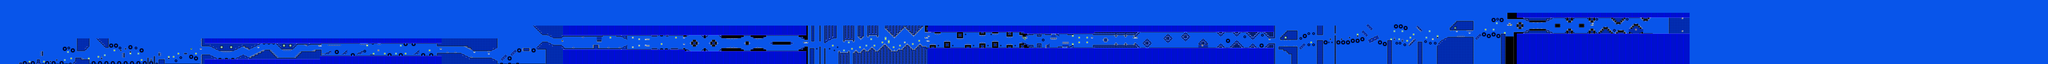

The image is a tile-based game level rendered from a .tmx file. Its description and source (layers, tilesets, objects; grid data summarised) follow:
An orthogonal 1280x40 tile map with 16x16 px tiles, 2 tile layers (SP, ...), 2 tilesets.

<map version="1.10" tiledversion="1.10.1" orientation="orthogonal" renderorder="right-down" width="1280" height="40" tilewidth="16" tileheight="16" infinite="0" nextlayerid="3" nextobjectid="1">
 <editorsettings>
  <chunksize width="16" height="27" />
  <export target="../LEVELS/LEVEL DATA/hexagonforce.csv" format="csv" />
 </editorsettings>
 <tileset firstgid="1" name="famidash" tilewidth="16" tileheight="16" tilecount="256" columns="16">
  <image source="../GRAPHICS/famidash.bmp" width="256" height="256" />
 </tileset>
 <tileset firstgid="257" name="sprites" tilewidth="16" tileheight="16" tilecount="256" columns="16">
  <image source="../GRAPHICS/sprites.png" width="256" height="256" />
 </tileset>
 <layer id="1" width="1280" height="40">
  <data>[51200 cells, 51200 non-empty, 134 distinct tile ids]</data>
 </layer>
 <layer id="2" name="SP" width="1280" height="40">
  <data>[51200 cells, 124 non-empty, 29 distinct tile ids]</data>
 </layer>
</map>
